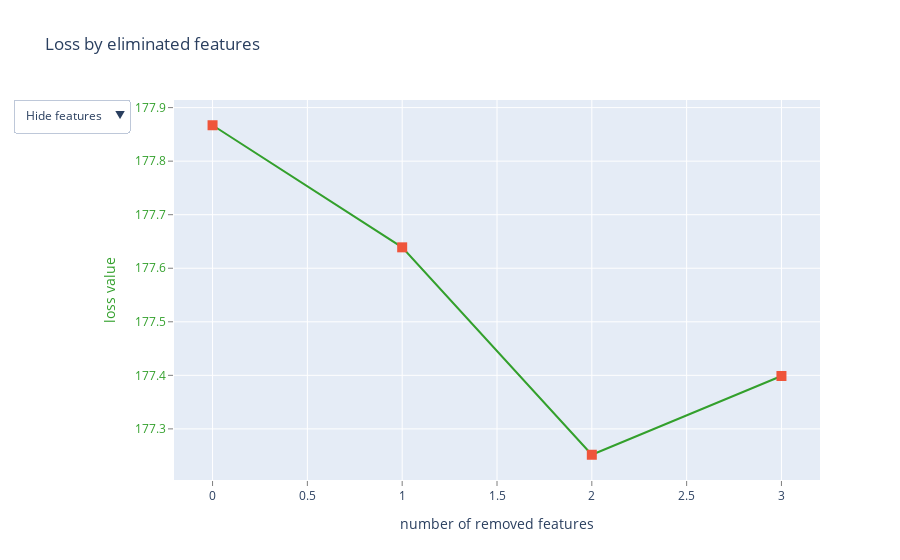

Here is the notebook cell this chart was saved with:
### Code cell
invs_shap_summary = select_features(
    algorithm=EFeaturesSelectionAlgorithm.RecursiveByShapValues, steps=3
)

### Figure 1 — Plotly figure (JSON) as saved in the notebook; plotly's stock layout.template omitted (floating-point values rounded to 4 significant figures)
{"data": [{"line": {"color": "rgb(51,160,44)"}, "mode": "lines+markers", "name": "", "text": ["", "veh_value", "credit_score", "gender"], "type": "scatter", "x": [0, 1, 2, 3], "y": [177.9, 177.6, 177.3, 177.4]}, {"marker": {"size": 10, "symbol": "square"}, "mode": "markers", "name": "", "text": ["", "veh_value", "credit_score", "gender"], "type": "scatter", "x": [0, 1, 2, 3], "y": [177.9, 177.6, 177.3, 177.4]}, {"mode": "text", "name": "", "text": ["", "0", "16", "4"], "textfont": {"color": "rgb(51,160,44)", "family": "sans serif", "size": 18}, "textposition": "bottom center", "type": "scatter", "visible": false, "x": [0, 1, 2, 3], "y": [177.9, 177.6, 177.3, 177.4]}, {"mode": "text", "name": "", "text": ["", "veh_value", "credit_score", "gender"], "textfont": {"color": "rgb(51,160,44)", "family": "sans serif", "size": 18}, "textposition": "bottom center", "type": "scatter", "visible": false, "x": [0, 1, 2, 3], "y": [177.9, 177.6, 177.3, 177.4]}], "layout": {"showlegend": false, "title": {"text": "Loss by eliminated features"}, "updatemenus": [{"active": 0, "buttons": [{"args": [{"visible": [true, true, false, false]}], "label": "Hide features", "method": "update"}, {"args": [{"visible": [true, true, true, false]}], "label": "Show indices", "method": "update"}, {"args": [{"visible": [true, true, false, true]}], "label": "Show names", "method": "update"}], "pad": {"r": 10, "t": 10}, "showactive": true, "x": -0.25, "xanchor": "left", "y": 1.03, "yanchor": "top"}], "xaxis": {"gridcolor": "rgb(255,255,255)", "showgrid": true, "showline": false, "showticklabels": true, "tickcolor": "rgb(127,127,127)", "ticks": "outside", "title": {"text": "number of removed features"}, "zeroline": false}, "yaxis": {"gridcolor": "rgb(255,255,255)", "showgrid": true, "showline": false, "showticklabels": true, "tickcolor": "rgb(127,127,127)", "tickfont": {"color": "rgb(51,160,44)"}, "ticks": "outside", "title": {"font": {"color": "rgb(51,160,44)"}, "text": "loss value"}, "zeroline": false}}}
